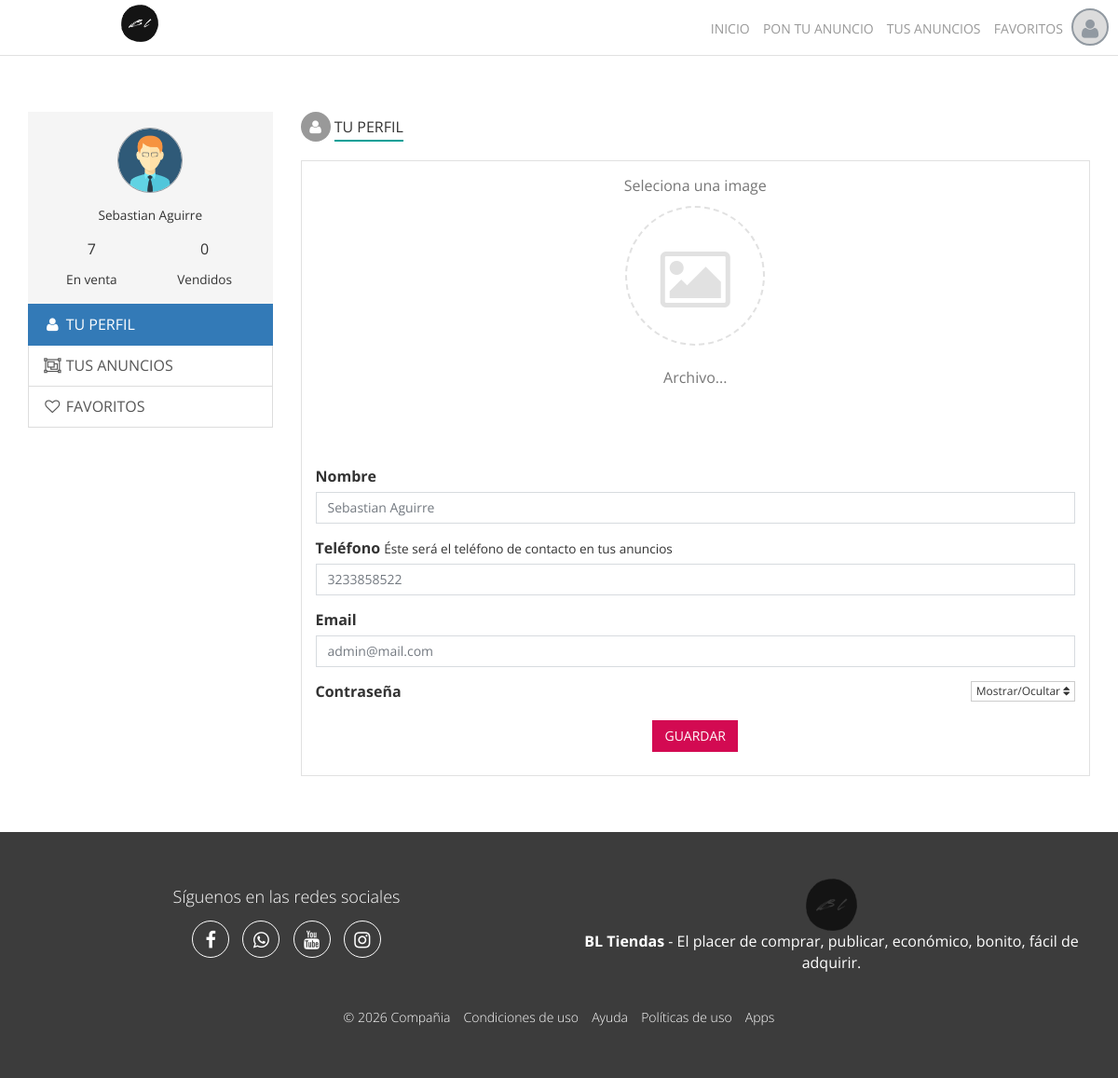
The app's page /vistasnew/perfil.php (signed in) with its own data.
### tables this page shows
CREATE TABLE `usuarios` (
  `usu_id` varchar(50) NOT NULL COMMENT 'id unico creado internamente',
  `usu_nombre` varchar(255) NOT NULL COMMENT 'nombre del usuario',
  `usu_correo` varchar(255) NOT NULL COMMENT 'correo del usuario para iniciar sesion',
  `usu_celular` varchar(255) NOT NULL COMMENT 'celular de los anuncios',
  `usu_contrasena` varchar(255) NOT NULL COMMENT 'contrseña del correo  encriptada para iniciar sesion',
  `usu_rol` varchar(255) NOT NULL COMMENT 'id del rol',
  `usu_fecha_creacion` datetime NOT NULL DEFAULT current_timestamp() COMMENT 'fecha de creacion del registro',
  `usu_estado` int(11) NOT NULL DEFAULT 1 COMMENT '1: activo; 0: inactivo'
);

### php/funciones.php (called while the page is built, shortened)
<?php
    function conteoProductosPorUsuario($idUsuario,$estado){
        include 'conexion-bd.php';
        if ($estado == 3) {
            $consultaProductosPorUsuario = mysqli_query($conexion," SELECT * FROM posts WHERE post_id_usuario = '$idUsuario' GROUP BY post_id ");
        } else {
            $consultaProductosPorUsuario = mysqli_query($conexion," SELECT * FROM posts WHERE post_id_usuario = '$idUsuario' AND post_estado = $estado GROUP BY post_id ");
        }
        $fila = mysqli_num_rows($consultaProductosPorUsuario);
        return $fila;
    }
            ?>
        <?php
    function consultarDatosUsuarioId($idUserSession){
        include 'conexion-bd.php';
        $consultaUsuario = mysqli_query($conexion,"SELECT usu_id,usu_nombre,usu_correo,usu_celular,usu_contrasena,usu_rol,usu_fecha_creacion,usu_estado FROM usuarios WHERE usu_id = '$idUserSession'");
        return $usuario = mysqli_fetch_array($consultaUsuario);
    }
        ?>
            <?php
    function consultarNombreUsuarioId($id){
        include 'conexion-bd.php';
        $consultarNombreUsuario = mysqli_query($conexion,"SELECT * FROM usuarios WHERE usu_id = '$id'");
        $mostrarNombreUsuario = mysqli_fetch_array($consultarNombreUsuario);
        return $mostrarNombreUsuario['usu_nombre'];
    }
            ?>

### vistasnew/perfil.php (the view, shortened to what this page needs)
<?php
    if($_SESSION['emailBS']){
        include '../php/funciones.php';
        $usuario = consultarDatosUsuarioId($idUserSession);
?>
<!DOCTYPE html>
<html lang="es">
<head>
	<?php include('../includes/link.php'); ?>
</head>
<body>
	<?php include('../includes/navnew.php'); ?>
	<section class="full-width section">
		<div class="container">
			<div class="row">
				<div class="col-xs-12 col-sm-4 col-md-3">
					<div class="full-width user-menu-xs">
						<div class="full-width post-user-info" style="margin: 0 !important;">
							<img src="../assets/img/user.png" class="NavBar-Nav-icon" alt="User">
							<p class="full-width"><small><?php echo consultarNombreUsuarioId($idUserSession); ?></small></p>
							<div class="full-width div-table">
								<div class="full-width div-table-row">
									<div class="div-table-cell div-table-cell-xs" style="height: auto !important; line-height: inherit; border:none;">
										<?php echo conteoProductosPorUsuario($idUserSession,1); ?> <br>
										<small>En venta</small>
									</div>
									<div class="div-table-cell div-table-cell-xs" style="height: auto !important; line-height: inherit; border:none;">
										<?php echo conteoProductosPorUsuario($idUserSession,2); ?> <br>
										<small>Vendidos</small>
									</div>
								</div>
							</div>
						</div>
						<div class="full-width list-group" style="border-radius: 0;">
						  	<a href="perfil.php" class="list-group-item active">
						  		<i class="fa fa-user fa-fw" aria-hidden="true"></i> TU PERFIL
						  	</a>
                            <a href="yourlistado.php" class="list-group-item">
                                <i class="fa fa-object-group fa-fw" aria-hidden="true"></i> TUS ANUNCIOS
                            </a>
                            <a href="favorites.php" class="list-group-item">
                                <i class="fa fa-heart-o fa-fw" aria-hidden="true"></i> FAVORITOS
                            </a>
						</div>
					</div>
				</div>
				<div class="col-xs-12 col-sm-8 col-md-9">
					<div class="full-width bar-info-user">
						<i class="fa fa-user fa-fw" aria-hidden="true"></i>
						<div>TU PERFIL</div>
					</div>
					<div class="full-width" style="padding: 15px; border: 1px solid #E1E1E1;">
						<form action="../php/controlador.php" method="POST">
							<p class="text-muted text-center">Seleciona una image</p>
							<div class="form-group">
							    <div class="custom-input-file">
								    <i class="fa fa-picture-o" aria-hidden="true"></i>
								</div>
								<br>
								<p  class="text-muted text-center archivo">Archivo...</p>
							</div>
							<br><br><br>
							<div class="form-group">
								<label>Nombre</label>
								<input type="text" name="nombre" placeholder="Nombre" class="form-control" value="<?php echo $usuario['usu_nombre']; ?>">
							</div>
							<div class="form-group">
								<label>Teléfono <small>Éste será el teléfono de contacto en tus anuncios</small></label>
								<input type="text" name="celular" placeholder="¿Cuál es tu teléfono?" class="form-control" value="<?php echo $usuario['usu_celular']; ?>">
							</div>
							<div class="form-group">
								<label>Email</label>
								<input type="email" name="correo" placeholder="Email" class="form-control" value="<?php echo $usuario['usu_correo']; ?>">
							</div>
                            <div class="form-group">
								<label>Contraseña</label>
								<a href="#!" class="btn btn-default btn-xs pull-right btn-dropdown-conatiner" data-drop-cont=".perfil-password">
									Mostrar/Ocultar <i class="fa fa-sort" aria-hidden="true"></i>
								</a>
							</div>
							<p class="text-center">
								<button class="btn btn-danger" name="btn_actualizarperfil" type="submit">GUARDAR</button>
							</p>
						</form>
					</div>
				</div>
			</div>
		</div>
	</section>
	<?php include('../includes/footer.php'); ?>
</body>
</html>
<?php
	}else{
        header("location: ../vistas/index.php");
    }
?>

### css/main.css (style rules this page uses)
body, html { padding: 0; margin: 0; position: relative; width: 100%; height: 100%; font-family: 'Open Sans', sans-serif; font-size: 16px; text-decoration: none !important; outline: none !important; }
.full-width { width: 100%; margin: 0; padding: 0; box-sizing: border-box; }
.section { padding: 60px 0; }
.div-table { display: table; height: auto; }
.div-table-row, .div-table-cell { height: 32px; line-height: 32px; text-align: center; }
.div-table-row { display: table-row; }
.div-table-cell { display: table-cell; border: 1px solid #fff; box-sizing: border-box; }
.custom-input-file { overflow: hidden; position: relative; cursor: pointer; height: 150px; width: 150px; line-height: 150px; text-align: center; font-size: 70px; color: #E1E1E1; border-radius: 100%; border: 2px dashed #E1E1E1; display: block; margin: 0 auto; }
.NavBar-Nav-icon { width: 40px; height: 40px; line-height: 40px; border-radius: 50%; border: 2px solid rgb(145, 153, 161); color: rgb(145, 153, 161); text-align: center; font-size: 23px; margin: 0; padding: 0; background-color: rgb(220, 220, 220); position: relative; cursor: pointer; top: 3px; }
img.NavBar-Nav-icon { top: 0; border-width: 1px; }
.post-user-info { margin: 7px 0; background-color: #F5F5F5; padding: 10px; }
.post-user-info i.NavBar-Nav-icon, .post-user-info img.NavBar-Nav-icon { cursor: inherit; height: 70px; width: 70px; line-height: 70px; font-size: 40px; margin: 7px auto; display: block; }
.post-user-info p { height: 32px; line-height: 32px; margin: 5px 0; text-align: center; }
.bar-info-user { margin-bottom: 20px; }
.bar-info-user, .bar-info-user i, .bar-info-user div { height: 32px; line-height: 32px; }
.bar-info-user i, .bar-info-user div { display: inline-block; }
.bar-info-user i { width: 32px; border-radius: 100%; background-color: #999; text-align: center; color: #FFF; }
.bar-info-user div { border-bottom: 2px solid #009F97; }
@media (min-width: 1200px) { .menu-commercial, .user-menu-xs { display: inherit !important; } }

### records on screen
usuarios: usu_nombre "Sebastian Aguirre", nombre "Sebastian Aguirre", celular "3233858522", correo "admin@mail.com"

### other values on screen
conteoProductosPorUsuario($idUserSession,1) "7"
conteoProductosPorUsuario($idUserSession,2) "0"
